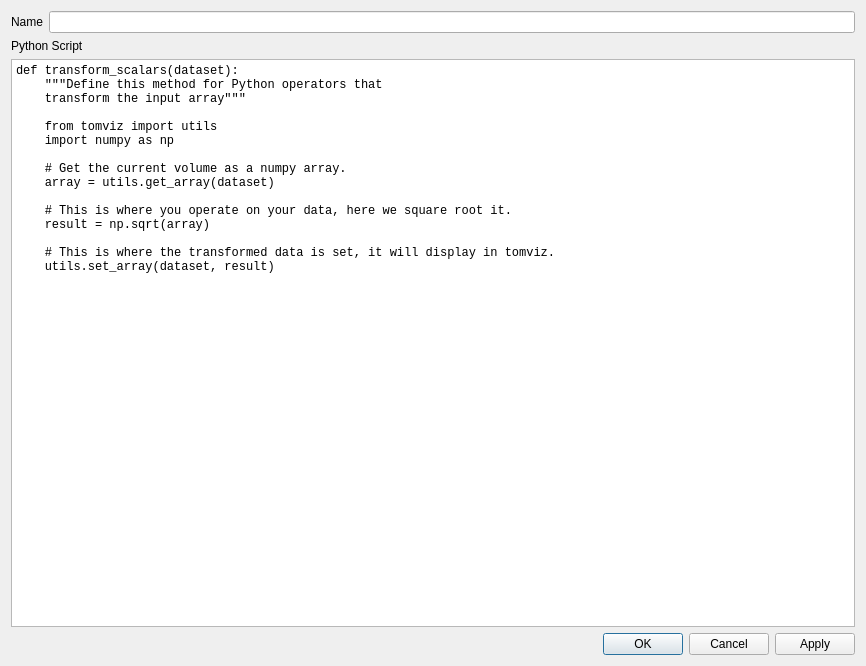
<?xml version="1.0" encoding="UTF-8"?>
<ui version="4.0">
 <class>EditPythonOperatorDialog</class>
 <widget class="QDialog" name="EditPythonOperatorDialog">
  <property name="geometry">
   <rect>
    <x>0</x>
    <y>0</y>
    <width>866</width>
    <height>666</height>
   </rect>
  </property>
  <property name="windowTitle">
   <string>Dialog</string>
  </property>
  <layout class="QGridLayout" name="gridLayout">
   <item row="0" column="0">
    <widget class="QLabel" name="label">
     <property name="text">
      <string>Name</string>
     </property>
    </widget>
   </item>
   <item row="0" column="1">
    <widget class="QLineEdit" name="name"/>
   </item>
   <item row="1" column="0" colspan="2">
    <widget class="QLabel" name="label_2">
     <property name="text">
      <string>Python Script</string>
     </property>
    </widget>
   </item>
   <item row="2" column="0" colspan="2">
    <widget class="QTextEdit" name="script">
     <property name="font">
      <font>
       <family>Monospace</family>
      </font>
     </property>
     <property name="lineWrapMode">
      <enum>QTextEdit::NoWrap</enum>
     </property>
     <property name="plainText">
      <string>def transform_scalars(dataset):
    &quot;&quot;&quot;Define this method for Python operators that 
    transform the input array&quot;&quot;&quot;

    from tomviz import utils
    import numpy as np

    # Get the current volume as a numpy array.
    array = utils.get_array(dataset)

    # This is where you operate on your data, here we square root it.
    result = np.sqrt(array)
    
    # This is where the transformed data is set, it will display in tomviz.
    utils.set_array(dataset, result)</string>
     </property>
    </widget>
   </item>
   <item row="3" column="0" colspan="2">
    <widget class="QDialogButtonBox" name="buttonBox">
     <property name="orientation">
      <enum>Qt::Horizontal</enum>
     </property>
     <property name="standardButtons">
      <set>QDialogButtonBox::Apply|QDialogButtonBox::Cancel|QDialogButtonBox::Ok</set>
     </property>
    </widget>
   </item>
  </layout>
 </widget>
 <resources/>
 <connections>
  <connection>
   <sender>buttonBox</sender>
   <signal>accepted()</signal>
   <receiver>EditPythonOperatorDialog</receiver>
   <slot>accept()</slot>
   <hints>
    <hint type="sourcelabel">
     <x>248</x>
     <y>254</y>
    </hint>
    <hint type="destinationlabel">
     <x>157</x>
     <y>274</y>
    </hint>
   </hints>
  </connection>
  <connection>
   <sender>buttonBox</sender>
   <signal>rejected()</signal>
   <receiver>EditPythonOperatorDialog</receiver>
   <slot>reject()</slot>
   <hints>
    <hint type="sourcelabel">
     <x>316</x>
     <y>260</y>
    </hint>
    <hint type="destinationlabel">
     <x>286</x>
     <y>274</y>
    </hint>
   </hints>
  </connection>
 </connections>
</ui>
